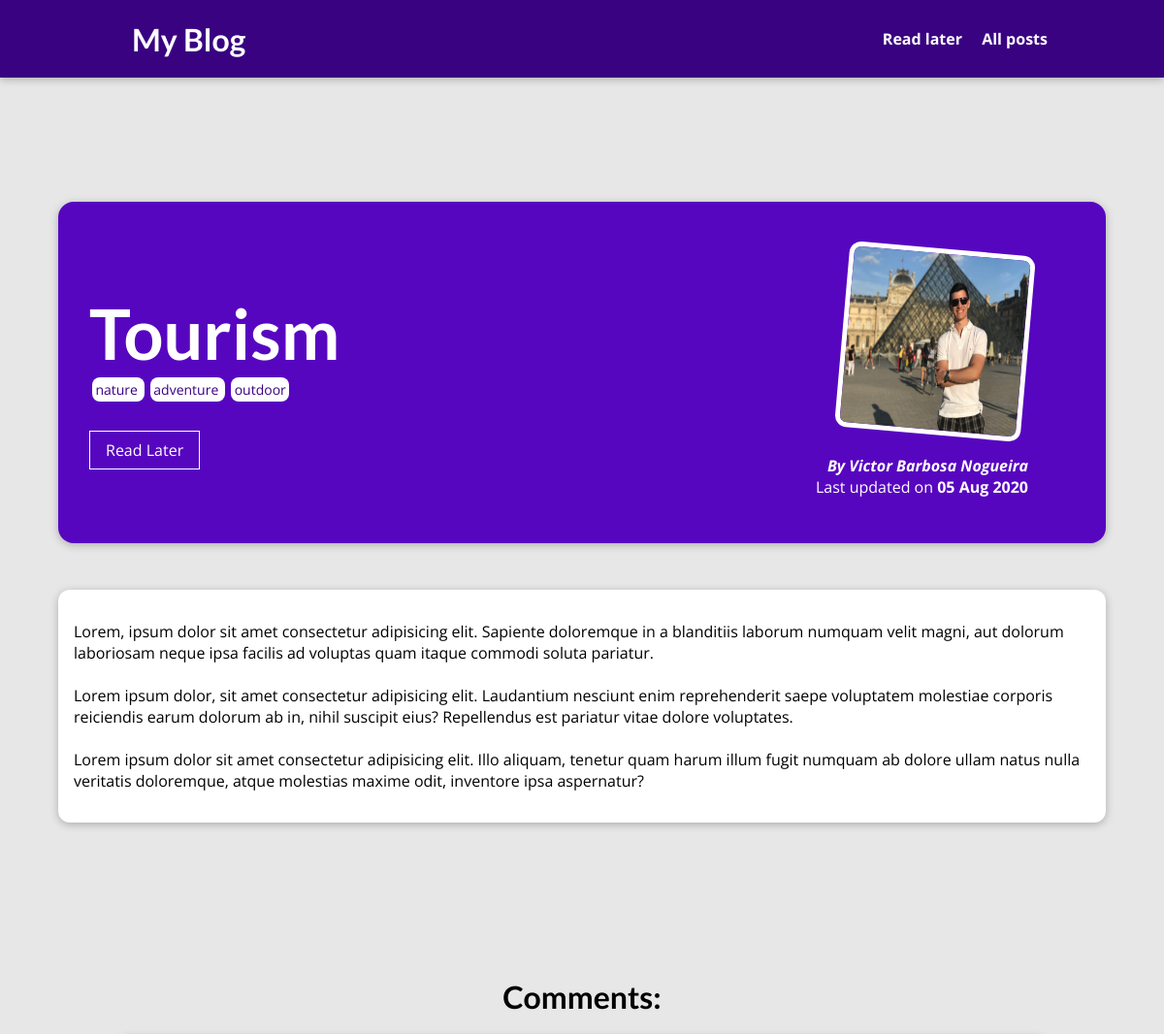
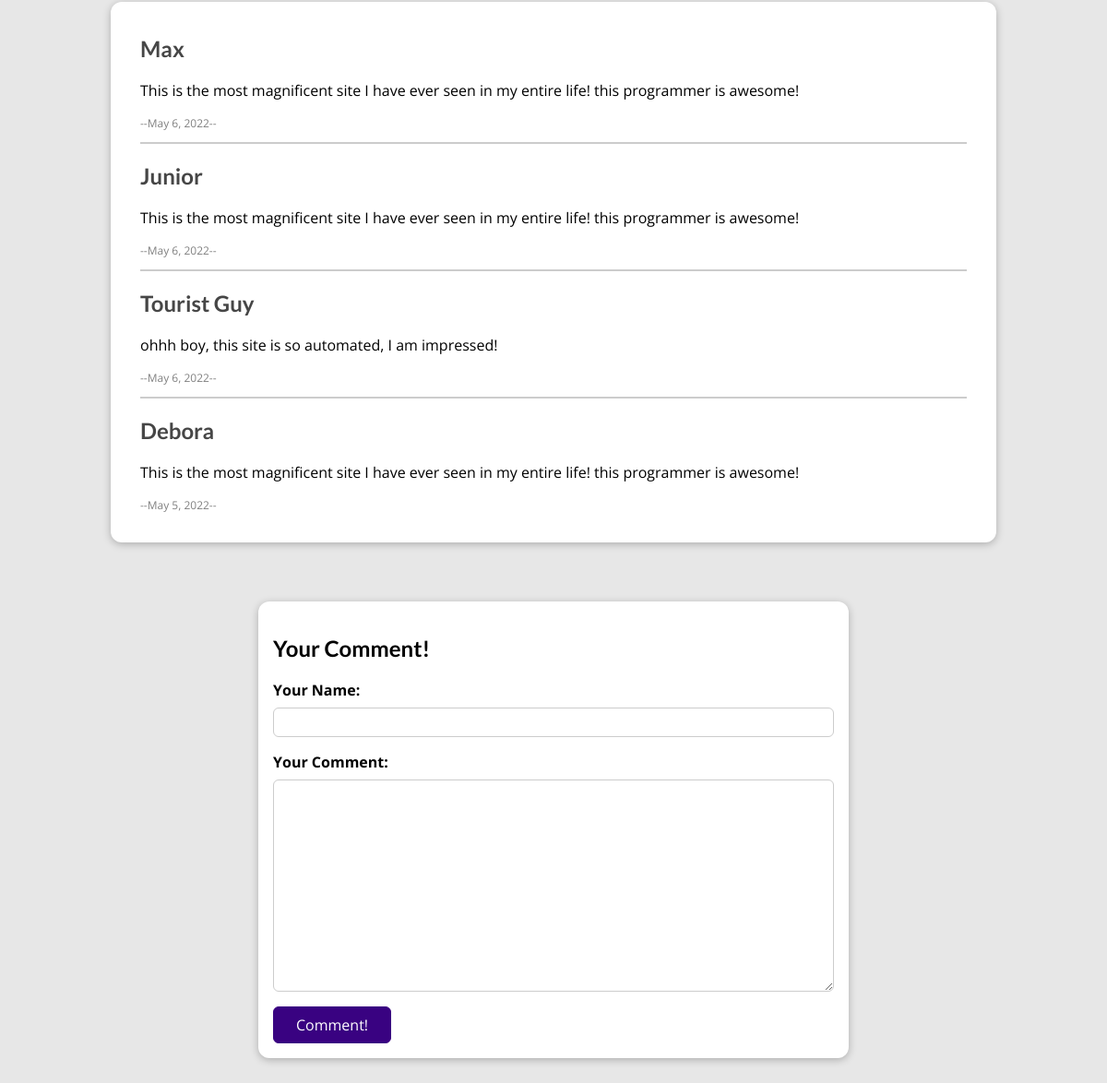
The page /posts/tourism on the database its author committed (2 pictures, top to bottom).
### blog/models.py (models this page shows, shortened)
class Post(models.Model):
    author = models.ForeignKey(
        Author, on_delete=models.SET_NULL, null=True, related_name="posts")
    title = models.CharField(max_length=50)
    date = models.DateTimeField()
    image = models.ImageField(
        upload_to="images", height_field=None, width_field=None, max_length=100)
    excerpt = models.CharField(max_length=150)
    tag = models.ManyToManyField(Tag, blank=True, db_index=True)
    content = models.TextField()
    slug = models.SlugField(unique=True, db_index=True)

class Tag(models.Model):
    name = models.SlugField(max_length=50)

class Author(models.Model):
    first_name = models.CharField(max_length=20)
    last_name = models.CharField(max_length=20)
    email = models.EmailField(max_length=50)
    adress = models.CharField(max_length=50)
    def full_name(self):
        return f"{self.first_name} {self.last_name} "
    def __str__(self):
        return self.full_name()

class Commentary(models.Model):
    author = models.CharField(max_length=20)
    date = models.DateField(auto_now_add=True)
    content = models.TextField(max_length=150)
    post = models.ForeignKey(
        Post, on_delete=models.SET_NULL, null=True, related_name="comments")

### blog/views.py (the view, shortened to what this page needs)
# urls.py: path("posts/<slug>", views.BlogPostView.as_view(), name = 'blog-post'),
class BlogPostView(View):
    def is_stored_post(self, request, post_id):
        stored_posts = request.session.get("stored_posts")
        if stored_posts is not None:
            is_saved_for_later =  post_id in stored_posts
        else:
            is_saved_for_later = False
        return is_saved_for_later
    def get(self, request, slug):
        identified_post = Post.objects.get(slug = slug) #if you want the 404 error: "get_object_or_404(Post,slug=slug)" need to import it
        all_comments = Commentary.objects.filter(post = identified_post).order_by("-date")
        context = {
            'post': identified_post,
            'tags': identified_post.tag.all(),
            "comment" : CommentForm(),
            "all_comments": all_comments,
            "is_saved_for_later": self.is_stored_post(request, identified_post.id),
        }
        return render (request, 'blog/blog_post.html',context)

### blog/forms.py
class CommentForm(ModelForm):
    class Meta:
        model = Commentary
        exclude = ["post","date"]
        labels = {
            "author": "Your Name",
            "content": "Your Comment",
        }
        error_messages = {
            "author": {
                "required": "You must enter a name",
                "max_lenght": "Please enter a shorter name",
            },
            "content": {
                "required": "You must enter a comment",
                "max_lenght": "Please enter a shorter comment",
            },
        }

### blog/templates/blog/blog_post.html (shortened to what this page needs)
{% extends 'layout.html' %}
{% load static %}
{% block css_file %}
<link rel="stylesheet" href="{% static 'blog/blog_post.css' %}">
{% endblock css_file %}
{% block content %}
<section id='summary'>
    <h2>{{post.title}}</h2>
    <div>
        {% for tag in tags %}
            <span class="tag"> {{ tag.name }} </span>
        {% endfor %}
    </div>
<div id="read-later">
    <form action="{% url "read-later" %}" method="POST">
        <button>
            {%if is_saved_for_later%}
            Remove from Read Later
            {%else%}
            Read Later
            {%endif%}
        </button>
    </form>
</div>
    <article>
        <img src="{{post.image.url}}" alt="{{post.title}}">
        <address>By <a href="mailto:{{post.author.email}}">{{post.author|title}}</a></address>
        <div id="last-updated">
            Last updated on <time> {{post.date|date:"d M Y"}}</time>
        </div>
    </article>
</section>
<main>
    {{post.content|linebreaks}}
</main>
<h1 id="comments-header">Comments:</h1>
<section id = "comments">
    <ul>
        {%for comment in all_comments%}
            <li>
                <h2>{{comment.author|title}}</h2>
                <p>{{comment.content|linebreaks}}</p>
                <p style="font-size:12px;color:grey;">--{{comment.date}}--</p>
            </li>
        {%endfor%}
    </ul>
</section>
<section id="comment-form">
    <h2>Your Comment!</h2>
    <form action="{% url 'blog-post' post.slug%}" method="POST">
        {% for field in comment%}
            <div class="form-control {% if field.errors %}invalid{% endif %}">
                {{field.label_tag}}
                {{field}}
            </div>
        {%endfor%}
        <button type="submit">Comment!</button>
    </form>
</section>
{% endblock content %}

### static/global.css (style rules this page uses)
* { box-sizing: border-box; }
html { font-family: 'Open Sans', 'Lato', sans-serif; }
body { margin: 0; }
h1, h2, h3 { font-family: 'Lato', sans-serif; font-weight: bold; }

### blog/static/blog/blog_post.css (style rules this page uses)
body { background-color: #e7e7e7; }
#summary { margin: 8rem auto 3rem auto; padding: 2rem; width: 90%; max-width: 90rem; border-radius: 16px; background-color: #5706c0; position: relative; box-shadow: 0 2px 8px rgba(0, 0, 0, 0.25); height: 22rem; }
#comments-header { text-align:center; margin-top:10rem }
#summary h2 { color: white; font-size: 4.5rem; margin-bottom: 0.25rem; }
#summary article { position: absolute; top: 2rem; right: 3rem; padding: 1rem 2rem; border-radius: 12px; text-align: right; color: white; }
#summary article img { width: 12rem; height: 12rem; border-radius: 12px; transform: rotateZ(5deg); border: 5px solid white; margin-bottom: 1rem; }
#summary address { font-weight: bold; }
#summary a { color: white; text-decoration: none; }
#summary time { font-weight: bold; }
main { width: 90%; max-width: 90rem; margin: 3rem auto; background-color: white; padding: 1rem; border-radius: 12px; box-shadow: 0 2px 8px rgba(0, 0, 0, 0.25); }
.tag { background-color: white; color: #390281; padding: 0.2rem; border-radius: 8px; margin: 0 0.2rem; font-size: 14px; }
#read-later { margin: 2rem 0; }
#read-later button { background-color: transparent; border: 1px solid white; padding: 0.5rem 1rem; font: inherit; color:white; cursor: pointer; }
#comment-form { margin: 3rem auto; width: 90%; max-width: 40rem; border-radius: 12px; background-color: white; box-shadow: 0 2px 8px rgba(0, 0, 0, 0.25); padding: 1rem; }
#comment-form button { font: inherit; background-color: #390281; color: white; border: 1px solid #390281; padding: 0.5rem 1.5rem; border-radius: 6px; cursor: pointer; }
.form-control { margin-bottom: 1rem; }
.form-control label { font-weight: bold; margin-bottom: 0.5rem; display: block; }
.form-control input, .form-control textarea { display: block; width: 100%; font: inherit; padding: 0.25rem; border-radius: 6px; border: 1px solid #ccc; }
#comments { margin: 1rem auto 4rem auto; width: 90%; max-width: 60rem; border-radius: 12px; background-color: white; box-shadow: 0 2px 8px rgba(0, 0, 0, 0.25); padding: 1rem 2rem; }
#comments ul { list-style: none; margin: 0; padding: 0; }
#comments li { margin-bottom: 1rem; border-bottom: 2px solid #ccc; }
#comments li:last-of-type { border-bottom: none; }
#comments h2 { color: #464646; }

### rows shown on the page
Post: title "Tourism", image (picture), author "Victor Barbosa Nogueira", date "05 Aug 2020", content "Lorem, ipsum dolor sit amet consectetur adipisicing elit. Sapiente doloremque in a blanditiis laborum numquam velit magni, aut dolorum laboriosam neque ipsa facilis ad voluptas quam itaque commodi soluta pariatur. Lorem ipsum dolor, sit amet consectetur adipisicing elit. Laudantium nesciunt enim reprehenderit saepe voluptatem molestiae corporis reiciendis earum dolorum ab in, nihil suscipit eius? Repellendus est pariatur vitae dolore voluptates. Lorem ipsum dolor sit amet consectetur adipisicing elit. Illo aliquam, tenetur quam harum illum fugit numquam ab dolore ullam natus nulla veritatis doloremque, atque molestias maxime odit, inventore ipsa aspernatur?"
Tag: name "nature"
Tag: name "adventure"
Tag: name "outdoor"
Commentary: author "Max", content "This is the most magnificent site I have ever seen in my entire life! this programmer is awesome!", date "May 6, 2022"
Commentary: author "Junior", content "This is the most magnificent site I have ever seen in my entire life! this programmer is awesome!", date "May 6, 2022"
Commentary: author "Tourist Guy", content "ohhh boy, this site is so automated, I am impressed!", date "May 6, 2022"
Commentary: author "Debora", content "This is the most magnificent site I have ever seen in my entire life! this programmer is awesome!", date "May 5, 2022"

### other values the page prints
{{ field.label_tag }} "Your Name:" "Your Comment:"
